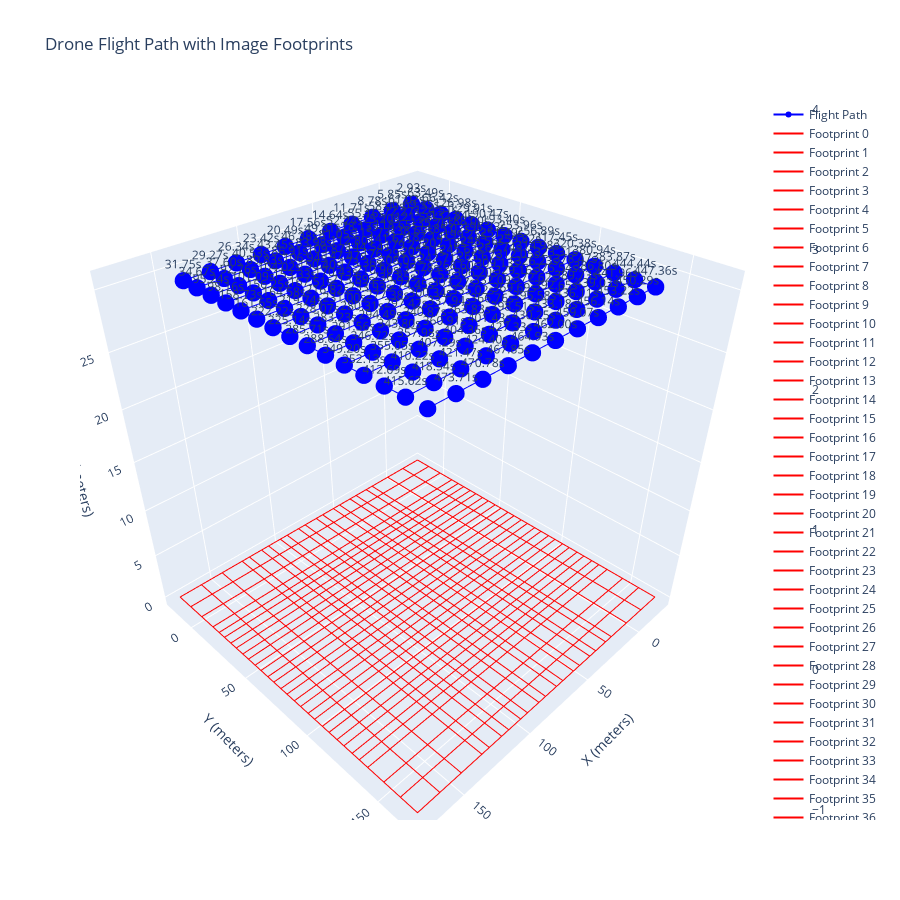

The notebook cell this image was saved under:
### Code cell
camera_ = copy.deepcopy(camera_x10)
dataset_spec_ = copy.deepcopy(dataset_spec)


MAX_DRONE_SPEED = 16.0
MAX_ACC = 3.5

footprint = compute_image_footprint_on_surface(camera_x10, dataset_spec_.height)

dataset_spec_.exposure_time_ms = 3000

print(camera_, dataset_spec_)

fig = plot_photo_plan(generate_photo_plan_on_grid(camera_, dataset_spec_), footprint, MAX_ACC, MAX_DRONE_SPEED, compute_speed_during_photo_capture(camera_, dataset_spec_))
fig.show()
